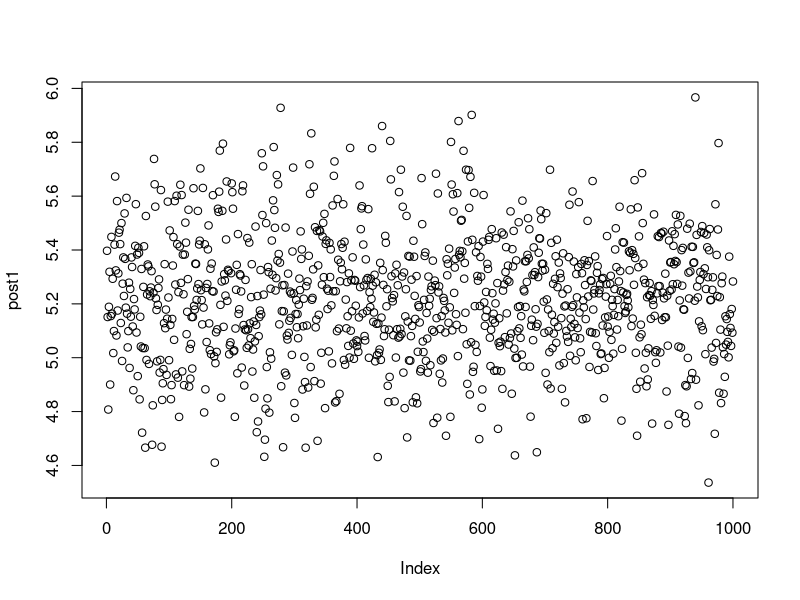

Write the R code that produced this figure. (Note: this script raises an error after producing the figure.)
## ---- chunk 1
# Let's set sample size n =100, and generate samples
n <- 100
samp <- rpois(n,5)

## ---- chunk 2

# Directly sample from posterior (Let's do 1000 samples)
# Since the prior is Gamma(1,1), the posterior is simply: 
# Gamma(a + sum(x), b + n) = Gamma(1 + sum(x), 1 + n)  
a <- 1+sum(samp)
b <- 1 + n
post1 <- rgamma(1000, a, rate = b)
plot(post1)
## ---- chunk 3

# Sample from the posterior using a random-walk Metropolis-Hasting algorithm.
# run for K iterations
k = 1000
# set prior for theta
a = 1
b = 1 
# R-W M-H tuning variance
vt =0.5
# Define holder for the sample 
theta = rep(0, k)
# set starting point
theta.s = 5.5
theta[1] = theta.s
# evaluate acceptance probability
accept = 0

for (iter in 2:k){
    theta.s = theta[iter-1] + vt*rnorm(1)
    #print(iter)
    #print(theta.s)
    loglik.cand = sum(dpois(samp, theta.s, log = TRUE))+ + dgamma(theta.s, a,rate = b, log = TRUE)
    loglik.old = sum(dpois(samp, theta[iter-1], log = TRUE)) + dgamma(theta[iter-1], a,rate = b, log=TRUE)
    ratio = loglik.cand/loglik.old
    #print("ratio = ")
    #print(ratio)
    u = runif(1)
    #print(u)
    if (u > min(1, ratio)){theta.s = theta[iter-1]} else{accept = accept + 1}
    theta[iter] = theta.s
}

print(accept/1000)
plot(theta)

## ---- chunk 4
# Sample from the posterior using a random-walk Metropolis-Hasting algorithm.
# run for K iterations
k = 1000
# set prior for theta
a = 1
b = 1 
# R-W M-H tuning variance
vt =0.05
# Define holder for the sample 
theta = rep(0, k)
# set starting point
theta.s = 5.5
theta[1] = theta.s
# evaluate acceptance probability
accept = 0

for (iter in 2:k){
    theta.s = theta[iter-1] + vt*rnorm(1)
    #print(iter)
    #print(theta.s)
    lik.cand = sum(dpois(samp, theta.s, log = TRUE))+ + dgamma(theta.s, a,rate = b, log = TRUE)
    lik.old = sum(dpois(samp, theta[iter-1], log = TRUE)) + dgamma(theta[iter-1], a,rate = b, log=TRUE)
    ratio = lik.cand/lik.old
    #print("ratio = ")
    #print(ratio)
    u = runif(1)
    #print(u)
    if (u > min(1, ratio)){theta.s = theta[iter-1]} else{accept = accept + 1}
    theta[iter] = theta.s
}

print(accept/1000)
plot(theta)


## ---- chunk 5
# Sample from the posterior using auxiliary sampling
# run for K iterations
k = 1000

# set prior
a = 1
b = 1

# Define holder for the sample 
theta = rep(0, k)
u = rep(0, k)
# set starting point
theta[1] = 5.5
u[1] = 200

for (iter in 2:k){
    u[iter] = dunif(0, min=0, max = dgamma(theta[iter-1], a, rate = b))
    findtheta= pgamma(u[iter], a, rate = b)
    theta[iter] = dunif(theta[iter-1], min =theta[iter-1], max = dgamma(theta[iter-1], a, rate = b))
}


